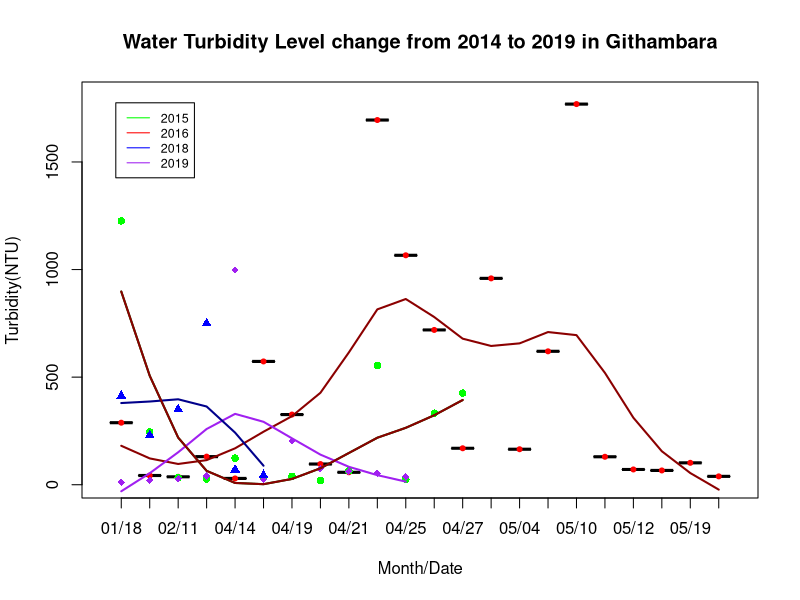
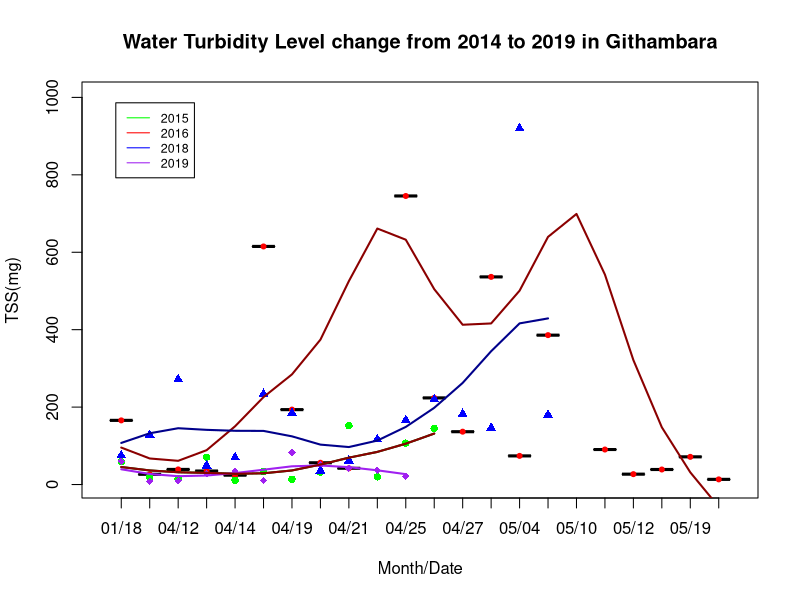

Write the R code that produced these figures, in order.
## ---- chunk 1
library(readr) #read file
library(dplyr) #data manipulation
library(tidyr) #overall
library(lubridate) #read date
library(tibble)
## ---- chunk 2
#Turbidity
## ---- chunk 3
#load file and clean data
gq <- read.csv("G_WQ.csv", header=FALSE)
RawData <- gq[2:6]
Clean_data <- RawData[-1,]

#separate day, month, year into different columns 
Date_date <- Clean_data

Date_date$Date <- as.Date(Date_date$V2,format="%m/%d/%y") #%Y/%m/%d
Final_data <- Date_date %>%
  mutate(date=format(Date, "%d"),month = format(Date, "%m"), year = format(Date, "%Y"))

## ---- chunk 4
#daily average in March, April, May
Conclusion1 <- Final_data %>%
  group_by(date,month,year) %>%
  summarise(Average = mean(as.numeric(as.character(V5)))) 

Conclusion1$md <- paste(Conclusion1$month, Conclusion1$date,sep = "/")
Conclusion1 <- na.omit(Conclusion1)
Conclusion2 <- Conclusion1
## ---- chunk 5
for (i in (2014:2019)){
  nam <- paste("daymean", i, sep = "")
  print(nam)
  assign(nam,Conclusion2%>%
           filter(year==i))
}
daymean2014$md <- as.factor(daymean2014$md)
daymean2015$md <- as.factor(daymean2015$md)
daymean2016$md <- as.factor(daymean2016$md)
daymean2017$md <- as.factor(daymean2017$md)
daymean2018$md <- as.factor(daymean2018$md)
daymean2019$md <- as.factor(daymean2019$md)
## ---- chunk 6
# plot for daily trend from 2014 to 2019 (except for 2017 and 2014)
plot(daymean2016$md,daymean2016$Average,ylim=c(10,1800),
        main="Water Turbidity Level change from 2014 to 2019 in Githambara",
        xlab="Month/Date",
        ylab="Turbidity(NTU)")
lines(daymean2016$md,daymean2016$Average,type="p",pch=20,col="red",xlab="Month/Date",ylab="Turbidity(NTU)", main="data",ylim=c(10,1800))
lines(daymean2015$md,daymean2015$Average,type="p",pch=16,col="green",xlab="Month/Date",ylab="Turbidity(NTU)", main="data",ylim=c(10,1800))
lines(daymean2019$md,daymean2019$Average,type="p",pch=18,col="purple",xlab="Month/Date",ylab="Turbidity(NTU)", main="data")
lines(daymean2018$md,daymean2018$Average,type="p",pch=17,col="blue",xlab="Month/Date",ylab="Turbidity(NTU)", main="data")

lines(smooth.spline(daymean2016$Average ~ daymean2016$md, spar = 0.5), 
      col = "darkred", lwd = 2)
lines(smooth.spline(daymean2015$Average ~ daymean2015$md, spar = 0.5), 
      col = "darkgreen", lwd = 2)
lines(smooth.spline(daymean2019$Average ~ daymean2019$md, spar = 0.5), 
      col = "purple", lwd = 2)
lines(smooth.spline(daymean2018$Average ~ daymean2018$md, spar = 0.5), 
      col = "darkblue", lwd = 2)
lines(smooth.spline(daymean2015$Average ~ daymean2015$md, spar = 0.5), col = "darkred", lwd = 2,)

legend("topleft",inset=.05,legend=c("2015","2016","2018","2019"), col=c("green","red",'blue','purple'),lty=1, ncol=1,cex=0.75)
## ---- chunk 7
#TSS
## ---- chunk 8
#daily average in March, April, May
Conclusion1 <- Final_data %>%
  group_by(date,month,year) %>%
  summarise(Average = mean(as.numeric(as.character(V6)))) 

Conclusion1$md <- paste(Conclusion1$month, Conclusion1$date,sep = "/")
Conclusion1 <- na.omit(Conclusion1)
Conclusion2 <- Conclusion1
## ---- chunk 9
for (i in (2014:2019)){
  nam <- paste("daymean", i, sep = "")
  print(nam)
  assign(nam,Conclusion2%>%
           filter(year==i))
}
daymean2014$md <- as.factor(daymean2014$md)
daymean2015$md <- as.factor(daymean2015$md)
daymean2016$md <- as.factor(daymean2016$md)
daymean2017$md <- as.factor(daymean2017$md)
daymean2018$md <- as.factor(daymean2018$md)
daymean2019$md <- as.factor(daymean2019$md)
## ---- chunk 10
# plot for daily trend from 2014 to 2019 (except for 2017 and 2014)
plot(daymean2016$md,daymean2016$Average,ylim=c(5,1000),
        main="Water Turbidity Level change from 2014 to 2019 in Githambara",
        xlab="Month/Date",
        ylab="TSS(mg)")
lines(daymean2016$md,daymean2016$Average,type="p",pch=20,col="red",xlab="Month/Date",ylab="TSS(mg)", main="data",ylim=c(5,1000))
lines(daymean2015$md,daymean2015$Average,type="p",pch=16,col="green",xlab="Month/Date",ylab="TSS(mg)", main="data",ylim=c(5,1000))
lines(daymean2019$md,daymean2019$Average,type="p",pch=18,col="purple",xlab="Month/Date",ylab="TSS(mg)", main="data")
lines(daymean2018$md,daymean2018$Average,type="p",pch=17,col="blue",xlab="Month/Date",ylab="TSS(mg)", main="data")

lines(smooth.spline(daymean2016$Average ~ daymean2016$md, spar = 0.5), 
      col = "darkred", lwd = 2)
lines(smooth.spline(daymean2015$Average ~ daymean2015$md, spar = 0.5), 
      col = "darkgreen", lwd = 2)
lines(smooth.spline(daymean2019$Average ~ daymean2019$md, spar = 0.5), 
      col = "purple", lwd = 2)
lines(smooth.spline(daymean2018$Average ~ daymean2018$md, spar = 0.5), 
      col = "darkblue", lwd = 2)
lines(smooth.spline(daymean2015$Average ~ daymean2015$md, spar = 0.5), col = "darkred", lwd = 2,)

legend("topleft",inset=.05,legend=c("2015","2016","2018","2019"), col=c("green","red",'blue','purple'),lty=1, ncol=1,cex=0.75)
